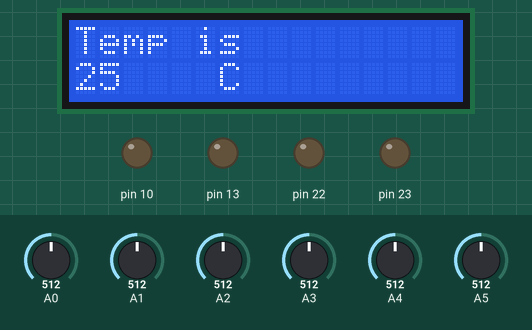
Simulated run of this sketch. Board: Arduino Uno, built with avr-gcc and run on an emulated ATmega328P. Parts: 16×2 character LCD, output pins drawn as LEDs (lit = HIGH). Wiring (inferred from the names in the program): character LCD (HD44780): RS pin 8; E pin 9; data pin 0, pin 1, pin 2, pin 3, pin 4, pin 5, pin 6, pin 7. The inputs (shaded band) are chosen by the test bench; at power-on: A0 = 512, A2 = 512, A3 = 512, A4 = 512, A1 = 512, A5 = 512. Pins used as bus, display or sensor lines are not drawn.

Above: at 1.4 s.
1.5 s: A0 set to 738
3.6 s: A0 set to 766
At 5.0 s:
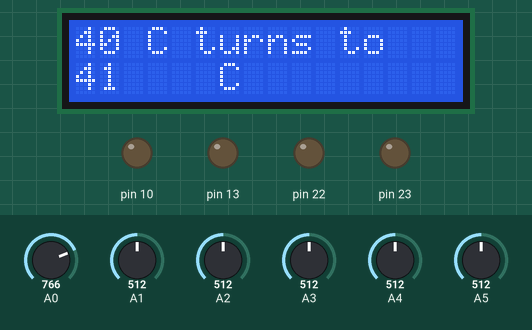
7.4 s: A2 set to 760
At 9.8 s:
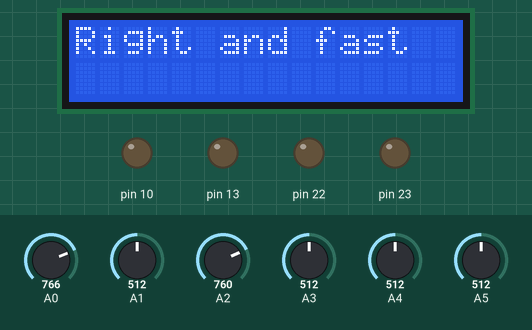
11.2 s: A3 set to 740
15.0 s: A3 set to 766
At 18.6 s:
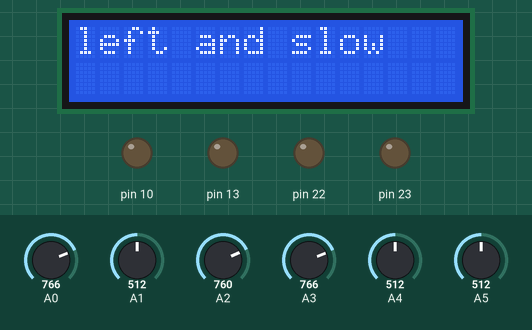
18.8 s: A4 set to 741
20.4 s: A4 set to 763
At 24.7 s:
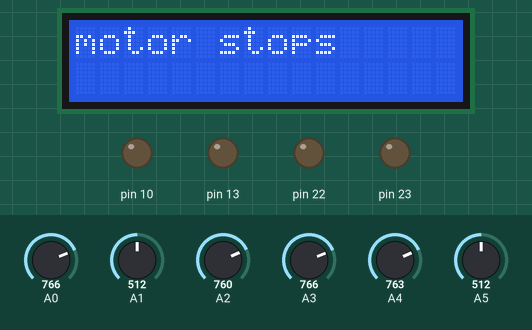
Timing chart, 0 to 25.2 s (numbered marks = the images above; inputs shaded):
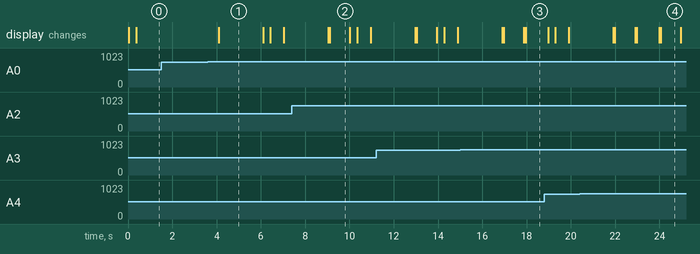

Measured:
- the behaviour switches between 750 and 751 on A0 (found by bisection; images 0 and 1)
- the behaviour switches between 750 and 751 on A3 (found by bisection; images 2 and 3)
- the behaviour switches between 750 and 751 on A4 (found by bisection; images 3 and 4)
- after the input at 1.5 s, every drawn part: stays the same
- after the input at 3.6 s, the display: changes after 0.49 s (image 1)
- after the input at 7.4 s, the display: first differs from a run without the input after 1.7 s (image 2)
- after the input at 15.0 s, the display: first differs from a run without the input after 3.0 s (image 3)
- after the input at 20.4 s, the display: first differs from a run without the input after 3.7 s (image 4)

The sketch:

functions.ino
```cpp
#include <avr/io.h>
#include <util/delay.h>

float tempreture(){
  Adc_Init();

  float tempreturevalue;
  char *holds[0];

  DDRC=0b00000000;
  PORTC=0b00000000;
  tempreturevalue=Adc_ReadChannel(5);
  itoa(tempreturevalue/20,*holds,10);
  _delay_ms(300);
  LCD_String_xy(0,0,"Temp is ");
  LCD_String_xy(1,0,*holds);
  LCD_String_xy(1,6,"C");
  _delay_ms(300);
  return tempreturevalue;
}
```

ADC2.ino
```cpp
#include <avr/io.h>

#if !defined(AVR_ATmega328P)

void Adc_Init(void)
{
    // AREF = AVcc
    ADMUX = (1<<REFS0);
    ADMUX &=~ (1<<REFS1);

    // ADC Enable and prescaler of 128
    // 16000000/128 = 125000

    ADCSRA = (1<<ADEN)|(1<<ADPS2)|(1<<ADPS1)|(1<<ADPS0);
}

unsigned short Adc_ReadChannel(unsigned char ch)
{

  // select the corresponding channel 0~7
  // ANDing with ’7′ will always keep the value
  // of ‘ch’ between 0 and 7
  ch &= 0b00000111;  // AND operation with 7
  ADMUX = (ADMUX & 0xF8)|ch; // clears the bottom 3 bits before ORing

  // start single convertion
  // write ’1′ to ADSC
  ADCSRA |= (1<<ADSC);

  // wait for conversion to complete
  // ADSC becomes ’0′ again
  // till then, run loop continuously
  while(ADCSRA & (1<<ADSC));

  return (ADC);

}
#endif
```

Keys2.ino
```cpp

```

main.ino
```cpp
#include <avr/io.h>
#include <util/delay.h>


void init(){
  Adc_Init(); //initialization of ADC
  LCD_Init(); //initialization of the LCD
  tempreture(); //function that shows the tempreture
  PWM_init(); //initialization of pulse width modulation
}
int main(){
 init();
 DDRD=0b11111111;
 DDRB=0b11100111;
 float maximumvalue=40; //maximum limit of the range
 float tempreturevalue; //holds the value of the tempreture
  char *holdsdata[0]; //buffer holds data
  while(1)
  {
  tempreturevalue = tempreture(); //holds value of tempreture for the function
  _delay_ms(200);
  if((tempreturevalue/20)>maximumvalue){
  PORTB |=(1<<2);
  }
  else{
  PORTB &=~(1<<2);
  }
if(Adc_ReadChannel(0)>750){ //to check if the button is pressed
  _delay_ms(50);
  if(PORTB&(1<<3)!=1){
    LCD_Clear();
    maximumvalue++;//increase the set range by 1
  }
    LCD_String_xy(0,0,"40 C turns to ");//displays on the first row of the LCD
    itoa(maximumvalue,*holdsdata,10);//turn the float value to string to display on the LCD
    LCD_String_xy(1,0,*holdsdata);
    LCD_String_xy(1,6,"C");
    _delay_ms(2000);
    LCD_Clear();
  }
if(Adc_ReadChannel(1)>750){
  _delay_ms(50);
  if(PORTB&(1<<3)!=1){
    LCD_Clear();
    maximumvalue--;//decrease the set range by 1
  }
    LCD_String_xy(0,0,"40 C turns to ");
    itoa(maximumvalue,*holdsdata,10);
    LCD_String_xy(1,0,*holdsdata);
    LCD_String_xy(1,6,"C");
    _delay_ms(2000);
    LCD_Clear();
  }
  if(Adc_ReadChannel(2)>750){
  _delay_ms(50);
  if(PORTB&(1<<3)!=1){
    LCD_Clear();
    PORTD &=~(1<<0);
    PORTD &=~(1<<1);
    _delay_ms(300);
  }
    LCD_String_xy(0,0,"Right and fast");
    _delay_ms(700);
    PORTD=0b11110101;
    highspeed();//rotate right fast
    _delay_ms(200);
    LCD_Clear();
  }
  if(Adc_ReadChannel(3)>750){
  _delay_ms(50);
  if(PORTB&(1<<3)!=1){
    LCD_Clear();
    PORTD &=~(1<<0);
    PORTD &=~(1<<1);
    _delay_ms(300);
  }
    LCD_String_xy(0,0,"left and slow");
    _delay_ms(800);
    PORTD=0b11110110;
    lowspeed();//turn left slowly
    _delay_ms(200);
    LCD_Clear();
  }
    if(Adc_ReadChannel(4)>750){
  _delay_ms(50);
  if(PORTB&(1<<3)!=1){
    LCD_Clear();
    PORTD &=~(1<<0);
    PORTD &=~(1<<1);
    _delay_ms(300);
  }
    LCD_String_xy(0,0,"motor stops");
    _delay_ms(700);
    PORTD=0b11110100;//shuts down the motor, stops rotating
    _delay_ms(200);
    LCD_Clear();
  }
}

}
```

pwmfunctions.ino
```cpp
#define F_CPU 16000000UL
#include <avr/io.h>
#include <avr/delay.h>
void PWM_init(){
  TCCR2B= _BV(WGM22) | _BV(CS21);
  TCCR2A = _BV(COM2A0) | _BV(COM2B1) | _BV(COM2B0) | _BV(WGM20);
  OCR2A=1022;

}
void highspeed(){
  OCR2B=1023;
}
void lowspeed(){
  OCR2B=300;
}
```

LCD2.ino
```cpp
#include <avr/io.h>			  /* Include AVR std. library file */
#include <util/delay.h>	  /* Include Delay header file */

#define LCD_Dir  DDRD			/* Define LCD data port direction */
#define LCD_Port PORTD		/* Define LCD data port */

#define RS_EN_Dir  DDRB		/* Define RS and En data port direction */
#define RS_EN_Port PORTB  /* Define RS and En port */
#define RS PB0				    /* Define Register Select pin */
#define EN PB1 				    /* Define Enable signal pin */

void LCD_Command( unsigned char cmnd )
{
	LCD_Port = (LCD_Port & 0x0F) | (cmnd & 0xF0); /* sending upper nibble */
	RS_EN_Port &= ~ (1<<RS);		/* RS=0, command reg. */
	RS_EN_Port |= (1<<EN);		/* Enable pulse */
	_delay_us(1);
	RS_EN_Port &= ~ (1<<EN);

	_delay_us(200);

	LCD_Port = (LCD_Port & 0x0F) | (cmnd << 4);  /* sending lower nibble */
	RS_EN_Port |= (1<<EN);
	_delay_us(1);
	RS_EN_Port &= ~ (1<<EN);
	_delay_ms(2);
}


void LCD_Char( unsigned char data )
{
	LCD_Port = (LCD_Port & 0x0F) | (data & 0xF0); /* sending upper nibble */
	RS_EN_Port |= (1<<RS);		/* RS=1, data reg. */
	RS_EN_Port|= (1<<EN);
	_delay_us(1);
	RS_EN_Port &= ~ (1<<EN);

	_delay_us(200);

	LCD_Port = (LCD_Port & 0x0F) | (data << 4); /* sending lower nibble */
	RS_EN_Port |= (1<<EN);
	_delay_us(1);
	RS_EN_Port &= ~ (1<<EN);
	_delay_ms(2);
}

void LCD_Init (void)			/* LCD Initialize function */
{
	LCD_Dir = 0xFF;			    /* Make LCD port direction as o/p */
  RS_EN_Dir |= (1 << EN) | (1 << RS);

	_delay_ms(20);			    /* LCD Power ON delay always >15ms */

	LCD_Command(0x02);		  /* send for 4 bit initialization of LCD  */
	LCD_Command(0x28);      /* 2 line, 5*7 matrix in 4-bit mode */
	LCD_Command(0x0c);      /* Display on cursor off*/
	LCD_Command(0x06);      /* Increment cursor (shift cursor to right)*/
	LCD_Command(0x01);      /* Clear display screen*/
	_delay_ms(2);
}

void LCD_String (char *str)		/* Send string to LCD function */
{
	int i;
	for(i=0;str[i]!=0;i++)		/* Send each char of string till the NULL */
	{
		LCD_Char (str[i]);
	}
}

void LCD_String_xy (char row, char pos, char *str)	/* Send string to LCD with xy position */
{
	if (row == 0 && pos<16)
	  LCD_Command((pos & 0x0F)|0x80);	                  /* Command of first row and required position<16 */
	else if (row == 1 && pos<16)
	  LCD_Command((pos & 0x0F)|0xC0);	                  /* Command of first row and required position<16 */

	LCD_String(str);	                              	/* Call LCD string function */
}

void LCD_Clear()
{
	LCD_Command (0x01);		/* Clear display */
	_delay_ms(2);
	LCD_Command (0x80);		/* Cursor at home position */
}
```

DIO2.ino
```cpp
#include <avr/io.h>

#define SetBit(Reg,Pin) (Reg |= (1<<Pin))//Function that accesses regsiter and sets the pin
#define ClearBit(Reg,Pin) (Reg &=~ (1<<Pin))//Function that clears the pin in the register
#define ToggleBit(Reg,Pin) (Reg ^= (1<<Pin))//Change the pin the the register if its 0 to 1 or 1 to 0
#define GetBit(Reg,Pin) (Reg&(1<<Pin))//function to get the value on the pin of the register


void Dio_SetPinDirection(unsigned char DDRX, unsigned char Pin,unsigned char Direction){//function takes values for DDR, pin in the DDR, either output or input
  switch (DDRX)//switch cas function
  {

       case 'B'://registor B (DDRB)
    if (Direction == 1)//1==output
    {
      SetBit(DDRB,Pin);//set DDRB and Pin number

    }
    else{
      ClearBit(DDRB,Pin);    //clear Pin and DDRB

    }
    break;
        case 'C':// DDRC
    if (Direction == 1)//output
    {
      SetBit(DDRC,Pin); //set DDRC and Pin number

    }
    else{
      ClearBit(DDRC,Pin);//clear Pin and DDRC

    }
    break;
        case 'D'://DDRD
    if (Direction == 1)//output
    {
      SetBit(DDRD,Pin); //set DDRD and Pin number

    }
    else{
      ClearBit(DDRD,Pin);//clear Pin and DDRD

    }
    break;//once condition ends it will break out of the IF condition
}
}
unsigned char Dio_GetPinState(unsigned char Port,unsigned char pin){//function to read port and pin values
  int BitValue;
  switch(Port){//swicth case

    case 'B':
    BitValue = GetBit(PORTB,pin);//shows if PORT B is output or input
    break;
    case 'C':
    BitValue = GetBit(PORTC,pin);//shows if PORT C is output or input
    break;
    case 'D':
    BitValue = GetBit(PORTD,pin);//shows if PORT D is output or input
    break;
  }
  return BitValue;
}
void Dio_SetPortDirection(unsigned char PORTX, unsigned char Pin,unsigned char Direction){//function takes the values for the Port, pin in the Port, output or input
  switch (PORTX)
  {

       case 'B':
    if (Direction == 1)//Setting port as output
    {
      SetBit(PORTB,Pin);//Setting Port B and pin number as output

    }
    else{
      ClearBit(PORTB,Pin);//Clear Port B and Pin number

    }
    break;
        case 'C':
    if (Direction == 1)
    {
      SetBit(PORTC,Pin); //Setting Port C and pin number as output

    }
    else{
      ClearBit(PORTC,Pin); //Clear Port C and Pin number

    }
    break;
        case 'D':
    if (Direction == 1)
    {
      SetBit(PORTD,Pin);//Setting PortD and pin number as output

    }
    else{
      ClearBit(PORTD,Pin); //Clear PortD and Pin number

    }
    break;
}
}
```
